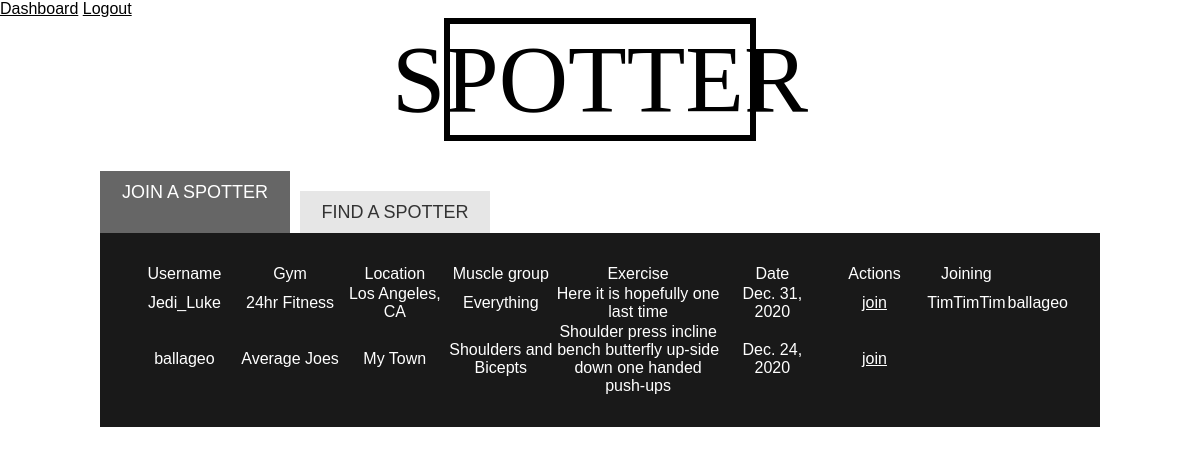
Page /spotter on the committed database.
### main/models.py (models this page shows)
class Spotter(models.Model):
    user_name = models.ManyToManyField(User, related_name="spotters")
    muscle_group = models.CharField(max_length = 50)
    skill = models.CharField(default='beginner', max_length=50)
    gym = models.ForeignKey(Gym, related_name="visitors", on_delete=models.CASCADE)
    about = models.TextField(default='my workout')
    workout_date = models.DateField()
    created_by = models.ForeignKey(User, related_name="sessions", on_delete=models.CASCADE)
    created_at = models.DateTimeField(auto_now_add=True)
    updated_at = models.DateTimeField(auto_now=True)

class User(models.Model):
    fname = models.CharField(max_length=50)
    lname = models.CharField(max_length=50)
    email = models.EmailField(max_length=50)
    password = models.CharField(max_length=50)
    user_name = models.CharField(max_length=50)
    location = models.CharField(max_length=50)
    skill = models.CharField(default='beginner', max_length=50)
    bio = models.TextField(blank=True)
    photo = models.URLField(default="https://i.pinimg.com/originals/1b/59/c8/1b59c809d30e78e05a5f1794b33100c8.jpg")
    created_at = models.DateTimeField(auto_now_add=True)
    updated_at = models.DateTimeField(auto_now=True)
    objects = UserManager()

class Gym(models.Model):
    name = models.CharField(max_length=50)
    location = models.CharField(max_length=50)
    members = models.ManyToManyField(User, related_name="gyms")
    about = models.TextField()
    photo = models.URLField(default="https://i.pinimg.com/originals/1b/59/c8/1b59c809d30e78e05a5f1794b33100c8.jpg")
    created_at = models.DateTimeField(auto_now_add=True)
    updated_at = models.DateTimeField(auto_now=True)
    objects = GymManager()

### main/views.py (the view)
# urls.py: path('spotter', views.spotter),
def spotter(request):
    context = {
        'all_spotters' : Spotter.objects.all(),
        'all_gyms' : Gym.objects.all(),
        'this_spotter' : Spotter.objects.all()
    }
    return render(request,'spotters.html', context)

### main/templates/spotters.html (shortened to what this page needs)
<!DOCTYPE html>
<html lang="en">
<head>
    {% load static %}
    <link rel="stylesheet" href="{% static 'css/spotter.css' %}">
</head>
<body>
	<div>
		<a style="color: black;" href="/dashboard">Dashboard</a>
        <a style="color: black;" href="/logout">Logout</a></header>
    </div>
    <div id="spotterimg">
		<h1>
            SPOTTER
        </h1>
	</div>
    <div id="mainwrap">
        <header>
        <ul id="menu">
            <li><a class="joinSpotter" href="#joinSpotter" title="joinSpotter">Join a Spotter</a></li>
            <li><a class="findSpotter" href="#findSpotter" title="findSpotter">Find a Spotter</a></li>
        </header>
        <div id="content">
        <div id="joinSpotter" class="section">
            <div class="column">
				<table>
                    <tr>
                        <th>Username</th>
                        <th>Gym</th>
                        <th>Location</th>
                        <th>Muscle group</th>
                        <th id="exercise">Exercise</th>
                        <th>Date</th>
                        <th>Actions</th>
                        <th>Joining</th>
					</tr>
                    {% for spotter in all_spotters %}
						<tr>
                            <td>{{spotter.created_by.user_name}}</td>
                            <td>{{spotter.gym.name}}</td>
                            <td>{{spotter.gym.location}}</td>
                            <td>{{spotter.muscle_group}}</td>
                            <td>{{spotter.about}}</td>
                            <td>{{spotter.workout_date}}</td>
                            <td><a href="/join_spotter/{{spotter.id}}">join</a></td>
                            {% for spotters in spotter.user_name.all %}
                            <td>{{spotters.user_name}}</td>
                            {% endfor %}
                        </tr>
                    {% endfor %}
				</table>
            </div>
        </div>
		</div>
    </body>
</html>

### main/static/css/spotter.css (style rules this page uses)
* { border:0; font:inherit; font-size:100%; margin:0; padding:0; -webkit-box-sizing: border-box; -moz-box-sizing: border-box; box-sizing: border-box; }
body { font:16px 'PT Sans Narrow', Helvetica, Arial, sans-serif; font-weight:400; background-color:#ffffff; color:#ffffff; background: url('https://res.cloudinary.com/grohealth/image/upload/f_auto,fl_lossy,q_auto/v1583762924/DCUK/Content/iStock-928653036.jpg') no-repeat center center fixed; -webkit-background-size: cover; -moz-background-size: cover; -o-background-size: cover; background-size: cover; }
ol,ul { list-style:none; list-style-image:none; list-style-position:outside; list-style-type:none; }
a { color:#ffffff; text-decoration:underline; outline:none; }
table { text-align: center; }
th { width: 12%; }
#exercise { width: 20%; }
#spotterimg h1 { width: auto; font-family: fantasy; font-size: 96px; color: black; justify-content: center; display: flex; margin: 0px 444px; border: 6px solid; }
.column { margin-left:3%; padding:0 0%; float:left; }
.column:first-child { margin-left:0; }
#mainwrap { overflow:hidden; position:relative; width: auto; margin: 0 100px; }
#content { overflow:hidden; position:relative; }
.section { float:left; margin-right:50px; position:relative; width:100%; padding:30px; overflow:hidden; }
#joinSpotter { background-color:black; opacity: 0.9; overflow-y:hidden; }
#menu { margin-top:30px; overflow:hidden; }
#menu li { display:block; float:left; width:19%; margin-left:1%; position:relative; }
#menu li:first-child { margin-left:0; }
#menu li a { display:block; height:42px; line-height:42px; color:#333; font-size:18px; text-align:center; text-decoration:none; text-transform:uppercase; margin-top:20px; background-color:#e6e6e6; }
#menu li.active a { line-height:43px; height:62px; margin-top:0; color:#ffffff; }
#menu li.active a.joinSpotter { background-color:black; opacity: 0.6; }
#menu li.active a { text-decoration:none; }

### rows in the picture
Spotter: created_by.user_name "Jedi_Luke", gym.name "24hr Fitness", gym.location "Los Angeles, CA", muscle_group "Everything", about "Here it is hopefully one last time", workout_date "Dec. 31, 2020"
User: user_name "TimTimTim"
User: user_name "ballageo"
Spotter: created_by.user_name "ballageo", gym.name "Average Joes", gym.location "My Town", muscle_group "Shoulders and Bicepts", about "Shoulder press incline bench butterfly up-side down one handed push-ups", workout_date "Dec. 24, 2020"
